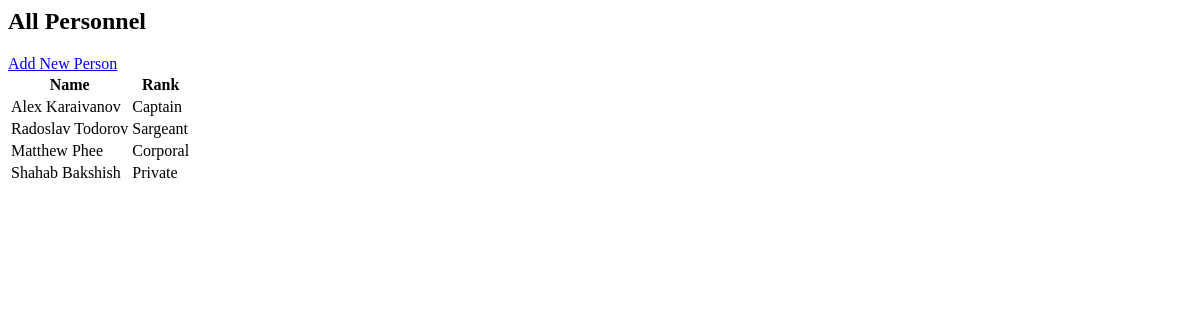
The page /people/ on the database as committed earlier.
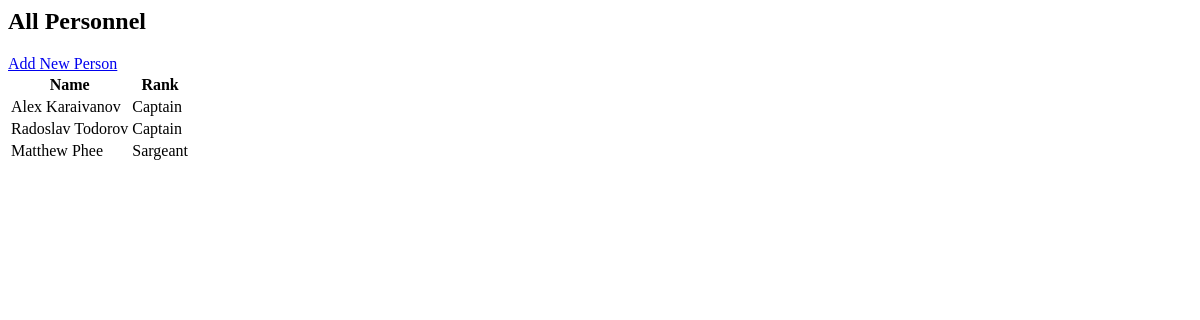
The same page on the database as committed later.
### inventory_app/models.py (models this page shows, shortened)
class Person(models.Model):
    user = models.OneToOneField(User, on_delete=models.CASCADE, null=True, blank=True)  # Allow nulls temporarily
    name = models.CharField(max_length=100)
    rank = models.ForeignKey('Rank', on_delete=models.CASCADE)

class Rank(models.Model):
    name = models.CharField(max_length=50)

### inventory_app/views.py (the view)
# urls.py: path('people/', views.person_list, name='people_list'),
def person_list(request):
    people = Person.objects.select_related('rank').all()
    return render(request, 'people_list.html', {'people': people})

### inventory_app/templates/people_list.html
{% block content %}
<h2>All Personnel</h2>
<a href="{% url 'person_add' %}" class="btn btn-primary mb-2">Add New Person</a>
<table class="table table-striped">
  <thead>
    <tr><th>Name</th><th>Rank</th></tr>
  </thead>
  <tbody>
    {% for person in people %}
      <tr>
        <td>{{ person.name }}</td>
        <td>{{ person.rank.name }}</td>
      </tr>
    {% endfor %}
  </tbody>
</table>
{% endblock content %}

Rows that differ between the two databases and show on the page:
removed Person: name "Shahab Bakshish", rank.name "Private"
changed Person "Radoslav Todorov": rank.name "Sargeant" → "Captain"
changed through a linked row, Person "Matthew Phee": rank.name "Corporal" → "Sargeant"
